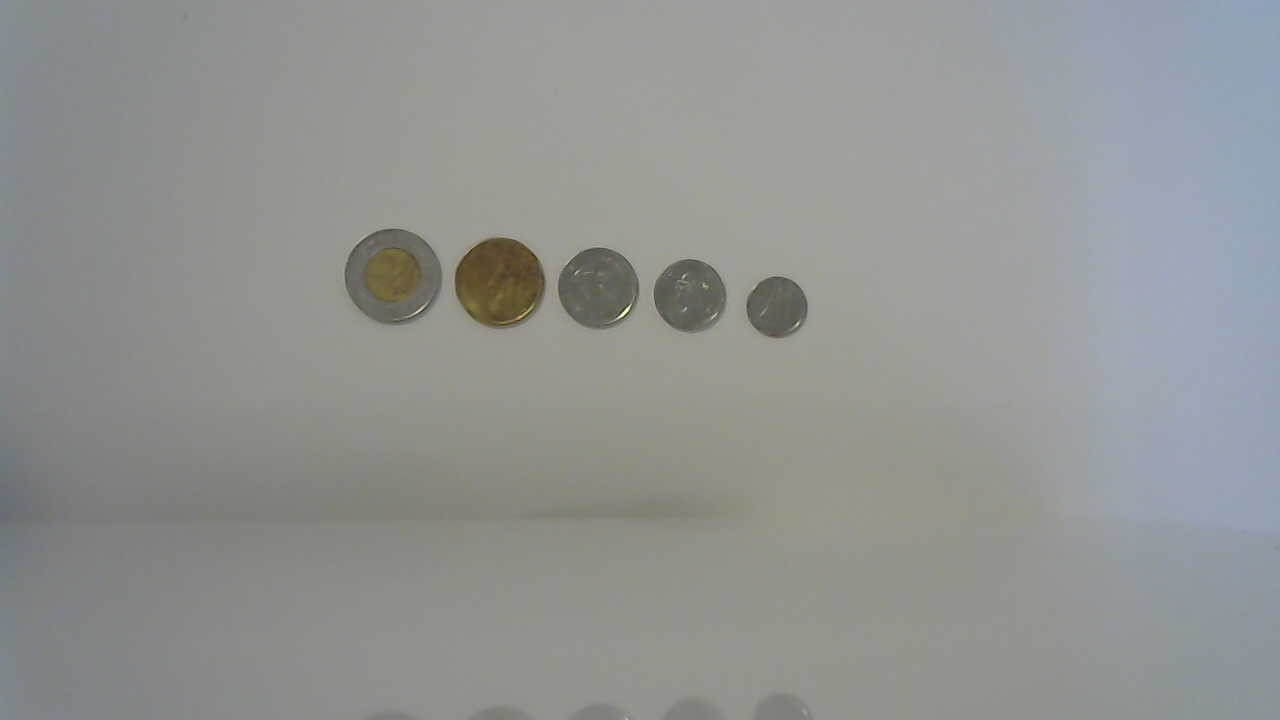
#> input picture img/coinconfig.jpg, 1280 x 720 px
$ python coinconfig.py
#> lines starting #> are read from the running program, lines starting #| are printed output that depends on the picture; after the words box and inside, x2 and y2 are one past the last pixel; in counts of white or black regions, pixels touching at a corner belong together
import cv2 as cv    # Importing the OpenCV python module as 'cv'
import numpy as np  # Importing the numpy python module as 'np'

coins = [2, 1, 0.25, 0.05, 0.1] # Coin denominations ranked in order of decreasing COIN SIZE
cointable = {}  # Dictionary to store radii range of coin table.
capture = cv.imread("img/coinconfig.jpg") # Image to configurate the coins used in the specific environment
#> capture is the input picture: shape (720, 1280, 3); mean B, G, R 146.1, 147.9, 146

# Transform function for basic thresholding and image mutation
def transform(matlike):
    converted = cv.cvtColor(matlike, cv.COLOR_BGR2GRAY) # Image is converted to grayscale
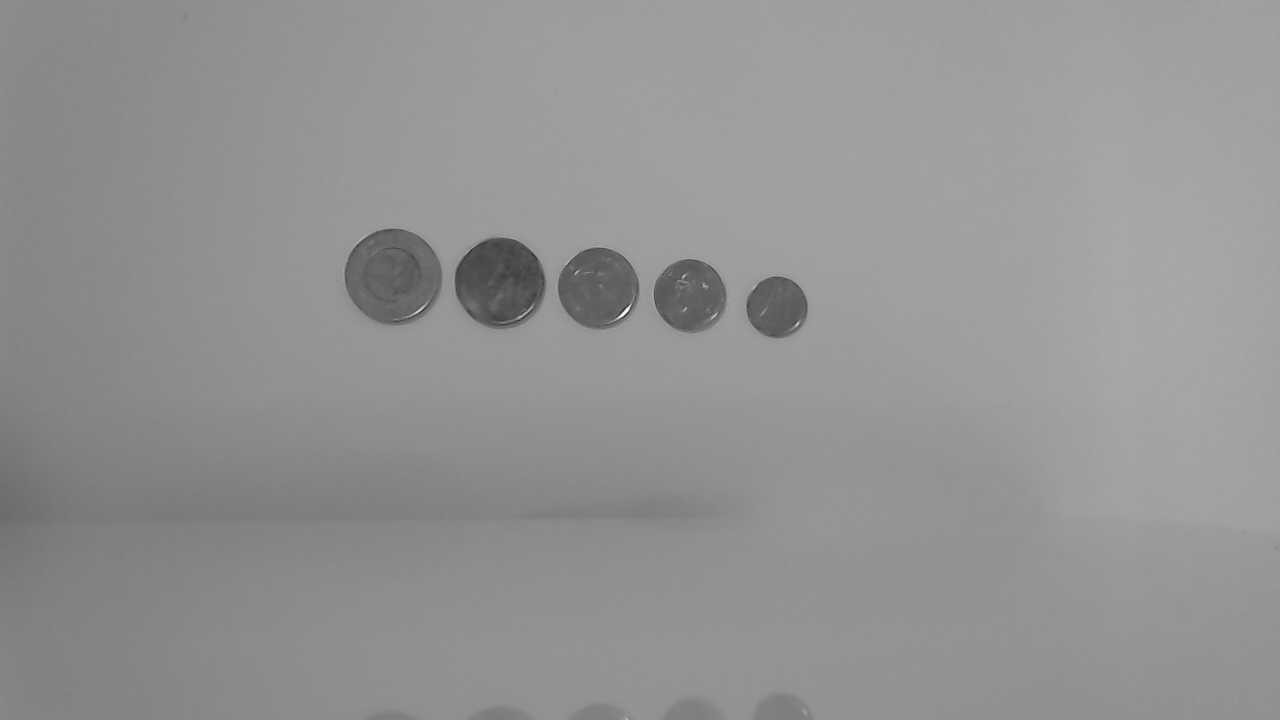
#> converted: shape (720, 1280); min 29, max 253, mean 147.1
    blurred = cv.GaussianBlur(converted, (17, 17), 0) # Convolution (gaussian blurring the image) applied to the converted grayscale image. This reduces noise present in the image
    thres = cv.adaptiveThreshold(blurred, 255, cv.ADAPTIVE_THRESH_GAUSSIAN_C, cv.THRESH_BINARY_INV, 11, 2) # Adaptive thresholding applied to the blurred image
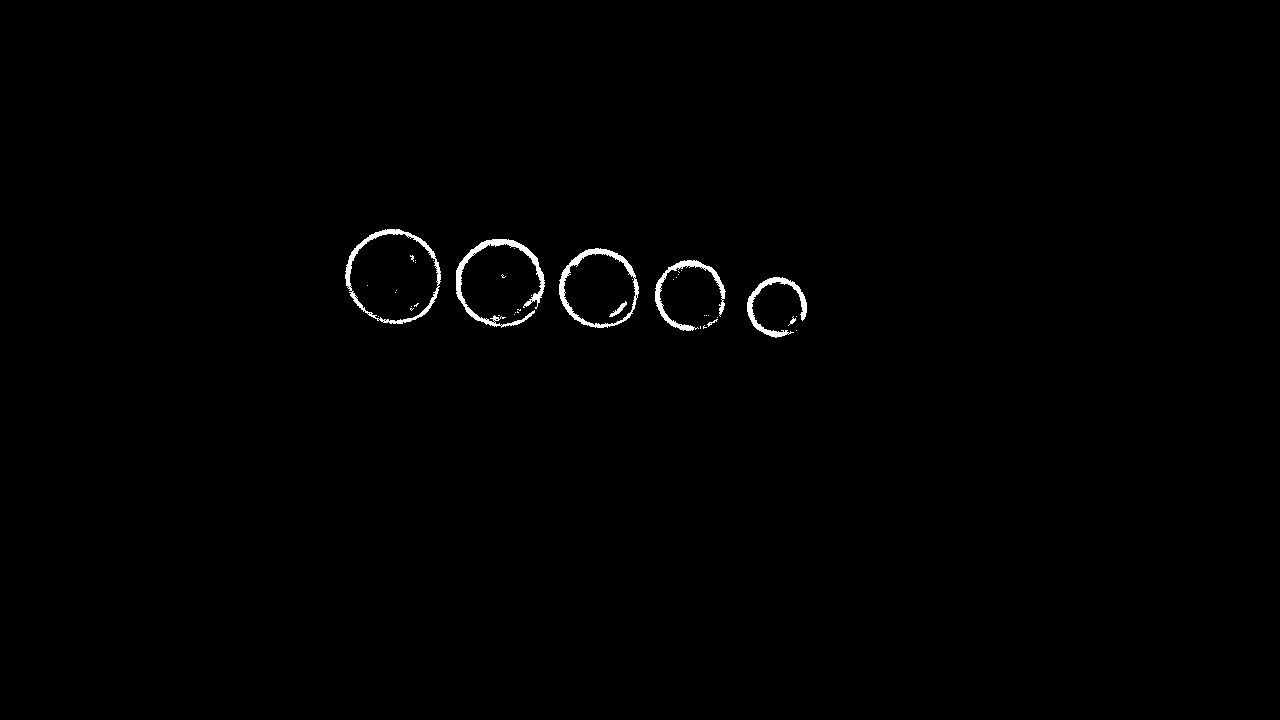
#> thres: shape (720, 1280); 0.59% white; 41 white regions (33 under 20 px), largest, box (x1, y1, x2, y2) and area: (456, 239, 545, 328) 1334, (345, 229, 441, 324) 1116, (559, 248, 639, 328) 1073
    kernel = np.ones((5, 5), np.uint8)
    closing = cv.morphologyEx(thres, cv.MORPH_CLOSE, kernel, iterations=3) # Morphological transformation of contours closing in on the coin thresholds.
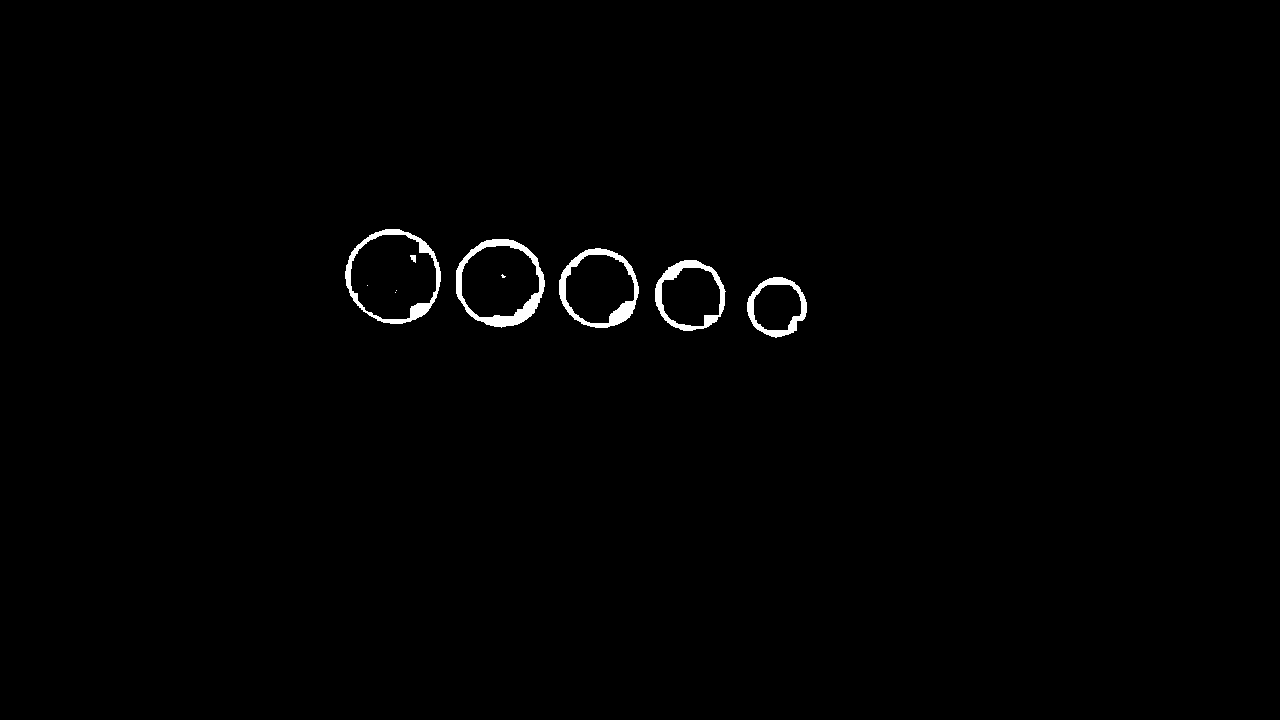
#> closing: shape (720, 1280); 0.77% white; 10 white regions (4 under 20 px)
    new = closing.copy() # Copy of transformed image is created and then returned.
    return new

copy = transform(capture) # Copy of transformed image assigned a variable
contours, hierarchy = cv.findContours(copy, cv.RETR_EXTERNAL, cv.CHAIN_APPROX_SIMPLE) # Contours looked for in the transformed image
#> contours = 5 contours; box (x1, y1, x2, y2) and area: (345, 229, 441, 324) 6903, (456, 239, 545, 328) 6026, (559, 248, 639, 328) 4850, (655, 260, 726, 331) 3800, (747, 277, 807, 338) 2656
for count in contours:
    (x, y), radius = cv.minEnclosingCircle(count) # Centre and radius of the enclosed circle returned after minimum enclosing circle of each contour is found
    centre = (int(x), int(y)) # Conversion of centre coordinates to integer
    radius = int(radius) # Conversion of radius to integer
    curr = coins.pop() # Pop the last element. Every last value in coins attributed to every coin smallest in size than the next one.
    cointable.update({curr: list(range(radius-2, radius+3))}) # Cointable updated with the coin denomination referring it's respective radii range.
    cv.circle(capture, centre, radius, (0, 255, 0), 3) # Circle drawn over each coin in the coinconfig file.
#> this loop made 5 passes
#> (x, y, radius, centre, curr) on passes 1 to 5: (776.9, 306.8, 30, (776, 306), 0.1), (690.3, 295.5, 36, (690, 295), 0.05), (599.2, 288.6, 41, (599, 288), 0.25), (499.3, 283, 45, (499, 282), 1), (392.6, 276.9, 48, (392, 276), 2)
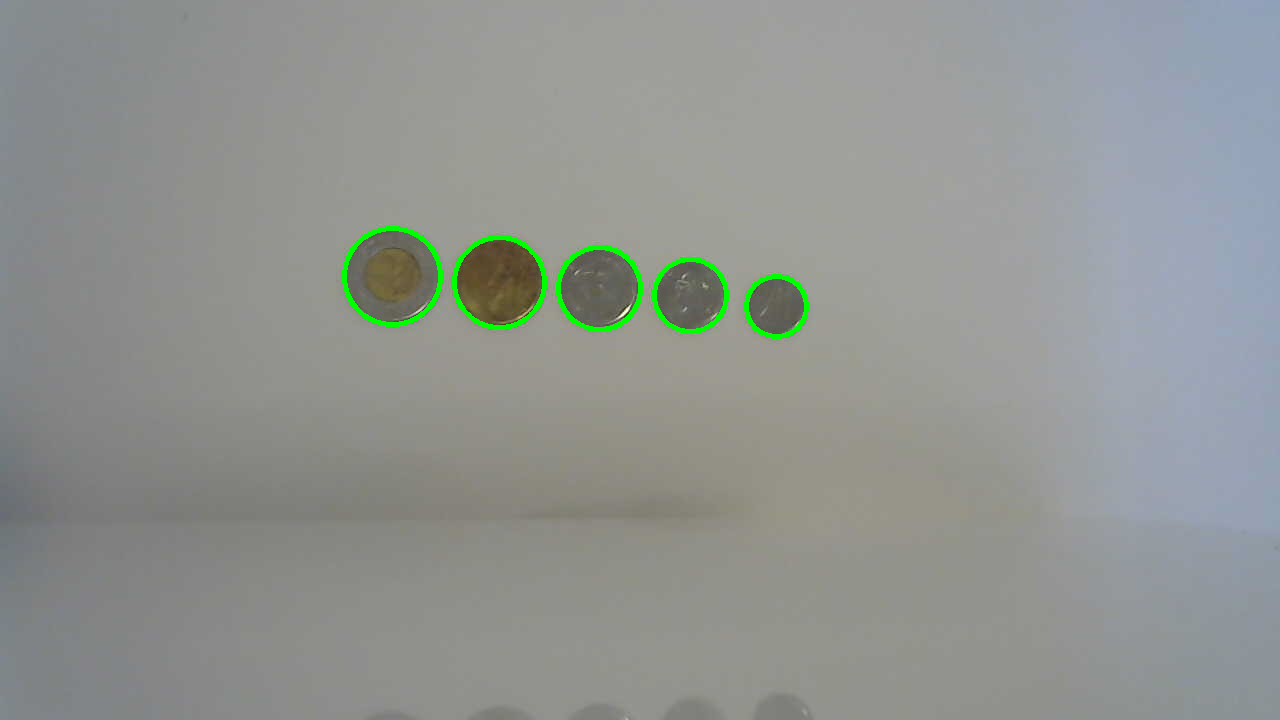
#> capture: shape (720, 1280, 3); 0.68% of pixels changed, all inside (x1, y1, x2, y2) = (342, 226, 809, 339)
#> after the loop, cointable = {0.1: [28, 29, 30, 31, 32], 0.05: [34, 35, 36, 37, 38], 0.25: [39, 40, 41, 42, 43], 1: [43, 44, 45, 46, 47], 2: [46, 47, 48, 49, 50]}

$ run again, with img/coins1.jpg copied over img/coinconfig.jpg
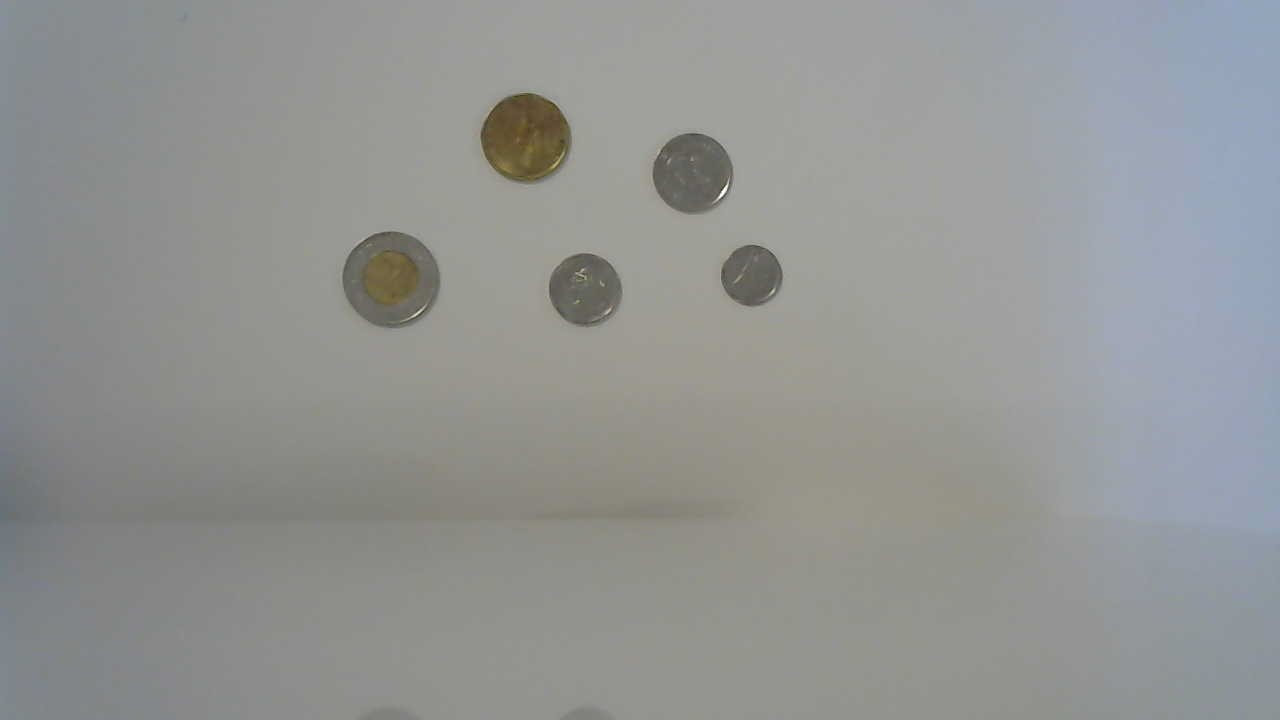
#> input picture img/coins1.jpg, 1280 x 720 px
#> capture is the input picture: shape (720, 1280, 3); mean B, G, R 147.7, 148.8, 147
#> in transform, `thres = cv.adaptiveThreshold(blurred, 255, cv.ADAPTIVE_THRESH_GAUSSIAN..`:
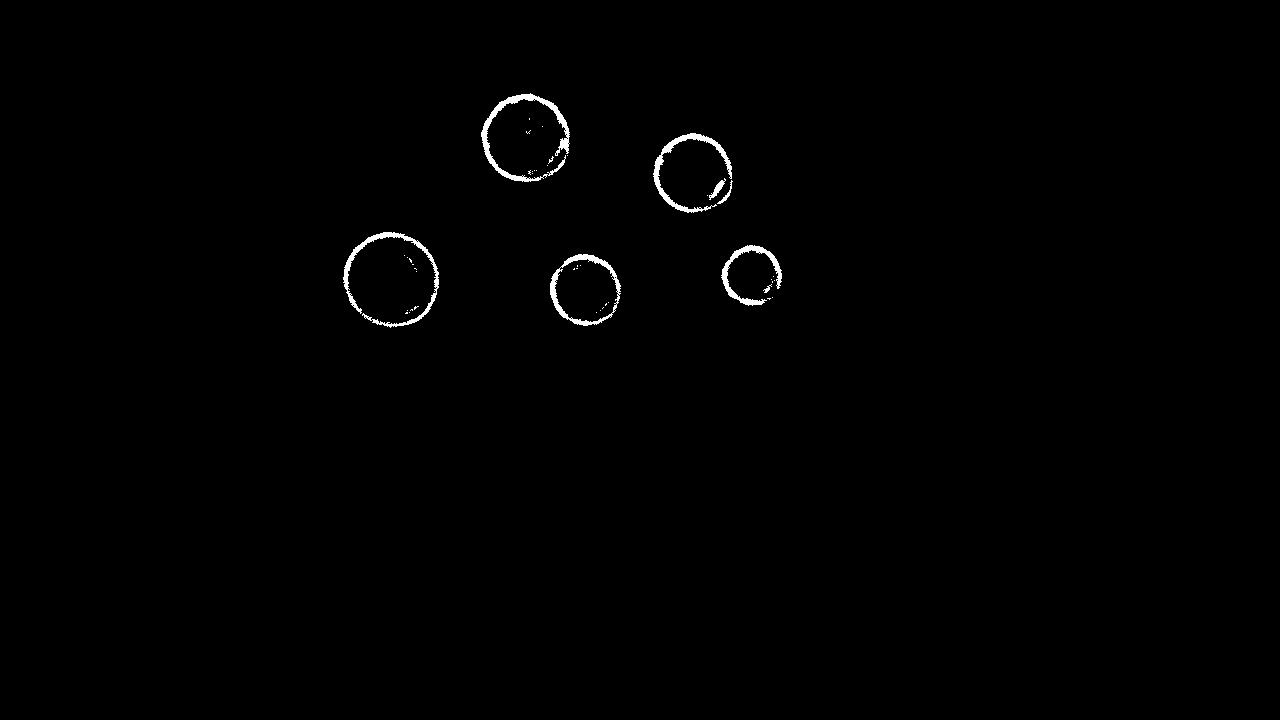
#> thres: shape (720, 1280); 0.58% white; 46 white regions (38 under 20 px), largest, box (x1, y1, x2, y2) and area: (481, 93, 570, 182) 1303, (343, 232, 439, 328) 1119, (653, 133, 732, 213) 971
#> closing: shape (720, 1280); 0.8% white; 7 white regions (1 under 20 px)
#> contours = 5 contours; box (x1, y1, x2, y2) and area: (343, 232, 439, 328) 6929, (481, 93, 570, 182) 5948, (653, 133, 733, 213) 4782, (550, 254, 621, 326) 3825, (721, 245, 782, 306) 2662
#> the loop `for count in contours:` made 5 passes
#> (x, y, radius, centre, curr) on passes 1 to 5: (585.6, 289.8, 36, (585, 289), 0.1), (751.4, 275.1, 30, (751, 275), 0.05), (390.4, 280.1, 48, (390, 280), 0.25), (693.9, 173.8, 40, (693, 173), 1), (525.9, 138.1, 45, (525, 138), 2)
#> after the loop `for count in contours:`:
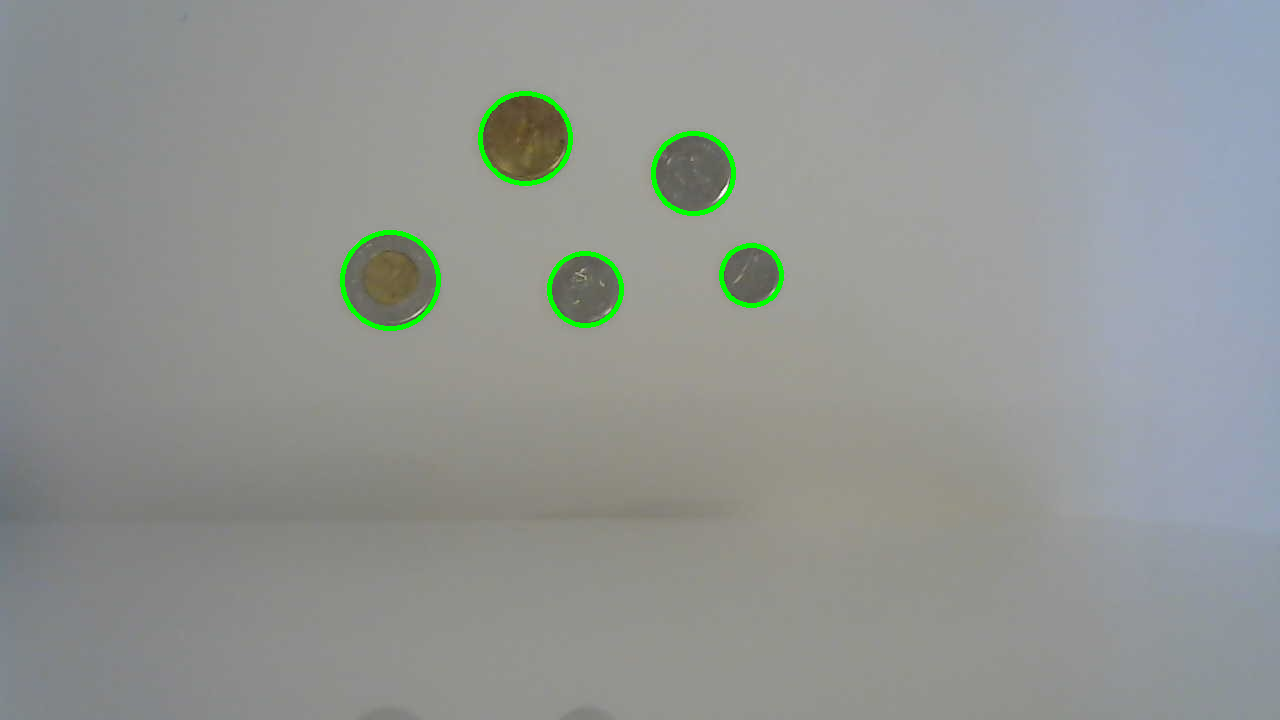
#> capture: shape (720, 1280, 3); 0.67% of pixels changed, all inside (x1, y1, x2, y2) = (340, 91, 784, 331)
#> after the loop `for count in contours:`: cointable = {0.1: [34, 35, 36, 37, 38], 0.05: [28, 29, 30, 31, 32], 0.25: [46, 47, 48, 49, 50], 1: [38, 39, 40, 41, 42], 2: [43, 44, 45, 46, 47]}
